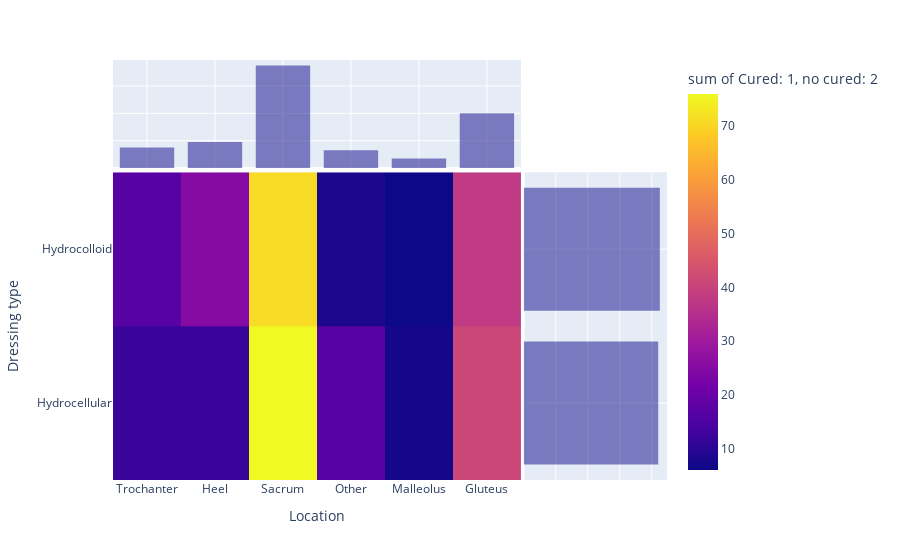

Notebook source saved alongside this figure:
### Code cell
px.density_heatmap(analysis_df, x='Location', y='Dressing type', z='Cured: 1, no cured: 2', marginal_x="histogram", marginal_y="histogram")

### Figure 1 — Plotly figure (JSON) as saved in the notebook; plotly's stock layout.template omitted (floating-point values rounded to 4 significant figures; data arrays with more than 128 entries replaced by an {"elided": "..."} marker saying what was removed)
{"data": [{"coloraxis": "coloraxis", "histfunc": "sum", "hovertemplate": "Location=%{x}<br>Dressing type=%{y}<br>sum of Cured: 1, no cured: 2=%{z}<extra></extra>", "name": "", "type": "histogram2d", "x": {"elided": "169 str values"}, "xaxis": "x", "xbingroup": "x", "y": {"elided": "169 str values"}, "yaxis": "y", "ybingroup": "y", "z": {"elided": "169 int values"}}, {"alignmentgroup": "True", "bingroup": "x", "hovertemplate": "Location=%{x}<br>count=%{y}<extra></extra>", "legendgroup": "", "marker": {"color": "#0d0887"}, "name": "", "offsetgroup": "", "opacity": 0.5, "showlegend": false, "type": "histogram", "x": {"elided": "169 str values"}, "xaxis": "x3", "yaxis": "y3"}, {"alignmentgroup": "True", "bingroup": "y", "hovertemplate": "Dressing type=%{y}<br>count=%{x}<extra></extra>", "legendgroup": "", "marker": {"color": "#0d0887"}, "name": "", "offsetgroup": "", "opacity": 0.5, "showlegend": false, "type": "histogram", "xaxis": "x2", "y": {"elided": "169 str values"}, "yaxis": "y2"}], "layout": {"autosize": true, "barmode": "overlay", "coloraxis": {"colorbar": {"title": {"text": "sum of Cured: 1, no cured: 2"}}, "colorscale": [[0, "#0d0887"], [0.1111, "#46039f"], [0.2222, "#7201a8"], [0.3333, "#9c179e"], [0.4444, "#bd3786"], [0.5556, "#d8576b"], [0.6667, "#ed7953"], [0.7778, "#fb9f3a"], [0.8889, "#fdca26"], [1, "#f0f921"]]}, "legend": {"tracegroupgap": 0}, "margin": {"t": 60}, "xaxis": {"anchor": "y", "autorange": true, "domain": [0, 0.7363], "range": [-0.5, 5.5], "title": {"text": "Location"}, "type": "category"}, "xaxis2": {"anchor": "y2", "autorange": true, "domain": [0.7413, 1], "matches": "x2", "range": [0, 89.47], "showgrid": true, "showline": false, "showticklabels": false, "ticks": ""}, "xaxis3": {"anchor": "y3", "autorange": true, "domain": [0, 0.7363], "matches": "x", "range": [-0.5, 5.5], "showgrid": true, "showticklabels": false, "type": "category"}, "xaxis4": {"anchor": "y4", "domain": [0.7413, 1], "matches": "x2", "showgrid": true, "showline": false, "showticklabels": false, "ticks": ""}, "yaxis": {"anchor": "x", "autorange": true, "domain": [0, 0.7326], "range": [-0.5, 1.5], "title": {"text": "Dressing type"}, "type": "category"}, "yaxis2": {"anchor": "x2", "autorange": true, "domain": [0, 0.7326], "matches": "y", "range": [-0.5, 1.5], "showgrid": true, "showticklabels": false, "type": "category"}, "yaxis3": {"anchor": "x3", "autorange": true, "domain": [0.7426, 1], "matches": "y3", "range": [0, 78.95], "showgrid": true, "showline": false, "showticklabels": false, "ticks": ""}, "yaxis4": {"anchor": "x4", "domain": [0.7426, 1], "matches": "y3", "showgrid": true, "showline": false, "showticklabels": false, "ticks": ""}}}
